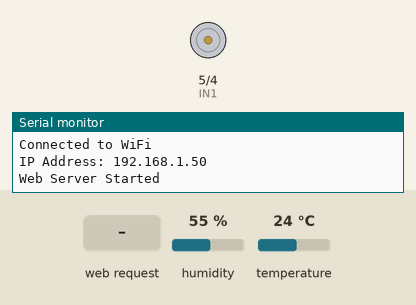
The sketch below on a simulated ESP8266 (NodeMCU). Parts: motor-driver pin pairs drawn as motors (green arrow = first pin HIGH = forward, orange = second pin HIGH = backward, longer = more drive), the last lines printed to the serial monitor. The test bench sets the inputs (shaded band); at power-on: humidity 55 %, temperature 24 °C. WiFi joins after 1.5 s; servers stay silent unless stated.

Above: at 4.2 s.
4.3 s: HTTP request GET /open received
At 5.5 s:
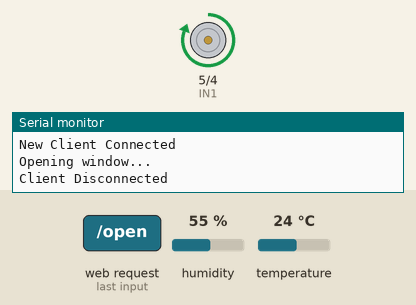
5.8 s: HTTP request GET /close received
At 6.7 s:
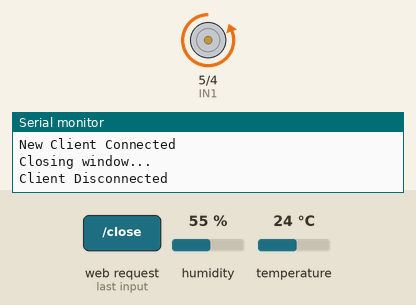
Timing chart, 0 to 8.8 s (numbered marks = the images above; inputs shaded):
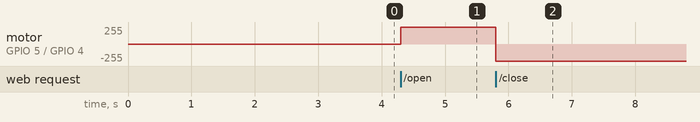

Measured:
- after the input at 4.3 s, motor on GPIO 5 (IN1) / GPIO 4 (IN2): stopped → forward 255/255 at once
- after the input at 5.8 s, motor on GPIO 5 (IN1) / GPIO 4 (IN2): forward 255/255 → backward 255/255 at once

The sketch:

WiFi_Wndow_Control.ino
```cpp
#include <DHT.h>
#include <ESP8266WiFi.h>

// Define DHT sensor type and pin
#define DHTPIN 2    // GPIO2 (D4)
#define DHTTYPE DHT22
DHT dht(DHTPIN, DHTTYPE);

// Define motor control pins for L298N
#define IN1 5    // GPIO5 (D1)
#define IN2 4    // GPIO4 (D2)

// Wi-Fi credentials
const char* ssid = "...";       // Replace with your Wi-Fi name
const char* password = "...";       // Replace with your Wi-Fi password

WiFiServer server(80);  // Web server on port 80

void setup() {
  // Start serial communication
  Serial.begin(9600);
  delay(1000);

  // Initialize DHT sensor
  dht.begin();

  // Initialize motor control pins
  pinMode(IN1, OUTPUT);
  pinMode(IN2, OUTPUT);
  stopMotor();

  // Connect to Wi-Fi
  Serial.println("Connecting to WiFi...");
  WiFi.begin(ssid, password);

  while (WiFi.status() != WL_CONNECTED) {
    delay(1000);
    Serial.print(".");
  }
  Serial.println("\nConnected to WiFi");
  Serial.print("IP Address: ");
  Serial.println(WiFi.localIP());

  // Start the web server
  server.begin();
  Serial.println("Web Server Started");
}

void loop() {
  WiFiClient client = server.available();

  if (client) {
    Serial.println("New Client Connected");
    String currentLine = "";

    // Read the HTTP request
    while (client.connected()) {
      if (client.available()) {
        char c = client.read();
        if (c == '\n') {
          // Send the HTTP response
          if (currentLine.length() == 0) {
            sendWebPage(client);
            break;
          } else {
            if (currentLine.startsWith("GET /open")) {
              Serial.println("Opening window...");
              openWindow();
            } else if (currentLine.startsWith("GET /close")) {
              Serial.println("Closing window...");
              closeWindow();
            }
            currentLine = "";
          }
        } else if (c != '\r') {
          currentLine += c;
        }
      }
    }
    client.stop();
    Serial.println("Client Disconnected");
  }
}

// Function to send the web page
void sendWebPage(WiFiClient& client) {
  // Read temperature
  float temperature = dht.readTemperature();

  // Start sending the HTML response
  client.println("HTTP/1.1 200 OK");
  client.println("Content-Type: text/html");
  client.println("Connection: close");
  client.println();
  client.println("<!DOCTYPE HTML>");
  client.println("<html>");
  client.println("<h1>Temperature and Motor Control</h1>");

  // Display temperature
  if (isnan(temperature)) {
    client.println("<p>Failed to read from DHT sensor!</p>");
  } else {
    client.print("<p>Temperature: ");
    client.print(temperature);
    client.println(" °C</p>");
  }

  // Add control buttons
  client.println("<button onclick=\"location.href='/open'\">Open</button>");
  client.println("<button onclick=\"location.href='/close'\">Close</button>");
  client.println("</html>");
}

// Function to open the window
void openWindow() {
  digitalWrite(IN1, HIGH);
  digitalWrite(IN2, LOW);
}

// Function to close the window
void closeWindow() {
  digitalWrite(IN1, LOW);
  digitalWrite(IN2, HIGH);
}

// Function to stop the motor
void stopMotor() {
  digitalWrite(IN1, LOW);
  digitalWrite(IN2, LOW);
}
```
